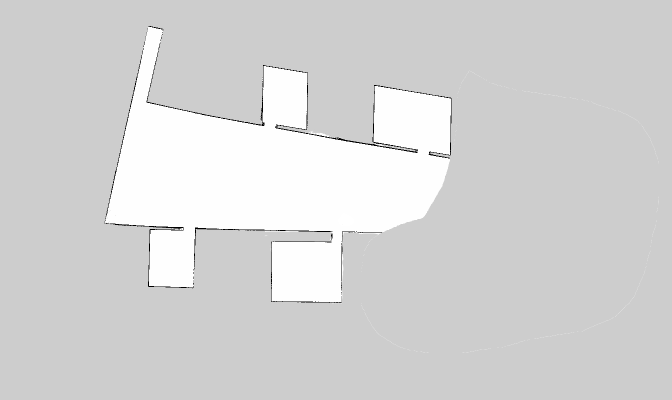
#> input picture map4.1.png, 1344 x 800 px (shown at 1/2 size)
$ python test.py   (older library calls are emulated)
#> lines starting #> are read from the running program, lines starting #| are printed output that depends on the picture; after the words box and inside, x2 and y2 are one past the last pixel; in counts of white or black regions, pixels touching at a corner belong together

import cv2
import numpy as np
from matplotlib import pyplot as plt

img = cv2.imread("map4.1.png")
#> img is the input picture: shape (800, 1344, 3); min 0, max 255, mean 212.6
# img_gray = np.array([
#     [-1,-1,1,-1,-1],
#     [-1,-1,-1,-1,-1],
#     [0,0,0,0,0],
#     [0,0,0,0,0],
#     [1,1,1,1,1],
#     [1,1,1,1,1],
# ])

img_gray = cv2.cvtColor(img, cv2.COLOR_RGB2GRAY)

# print(np.amax(img_gray))

r, c = np.shape(img_gray)
#> r = 800; c = 1344
for i in range(r):
    for j in range(c):
        if img_gray[i, j]  < 254:
             img_gray[i, j] = 0
        else:
            img_gray[i, j] = 1
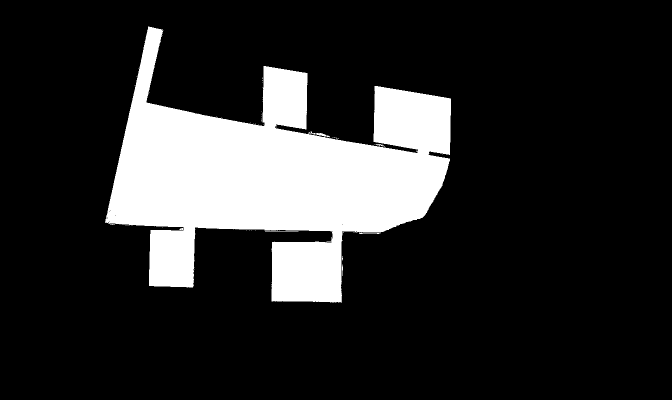
#> img_gray: shape (800, 1344) (shown at 1/2 size); values 0 (black) and 1 (white), 17.4% white; 75 white regions (68 under 20 px), largest, box (x1, y1, x2, y2) and area: (210, 53, 902, 606) 186913, (621, 262, 660, 275) 126, (718, 465, 762, 468) 95

# sobel 運算元
# cv2.Sobel(src,ddepth,dx,dy,dst=None,ksize,scale,delta)
# dx = 1  對x方向求梯度
# dy = 1  對y方向求梯度
img_sobel_x = cv2.Sobel(img_gray, cv2.CV_64F, 1, 0, ksize=3)
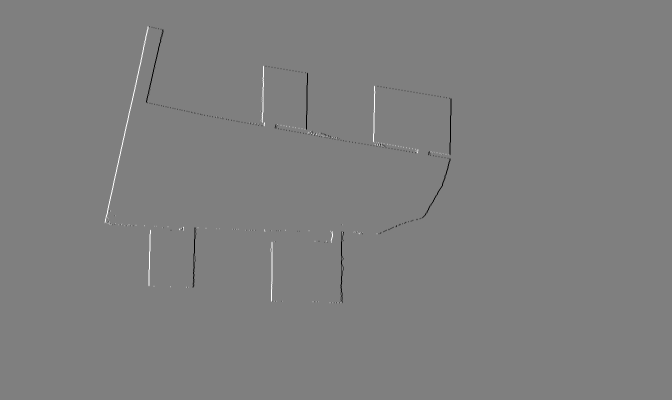
#> img_sobel_x: shape (800, 1344) float64 (shown at 1/2 size); min -4, max 4, mean 0; drawn with min black and max white
img_sobel_y = cv2.Sobel(img_gray, cv2.CV_64F, 0, 1, ksize=3)

mag, angle = cv2.cartToPolar(img_sobel_x, img_sobel_y, angleInDegrees=True)
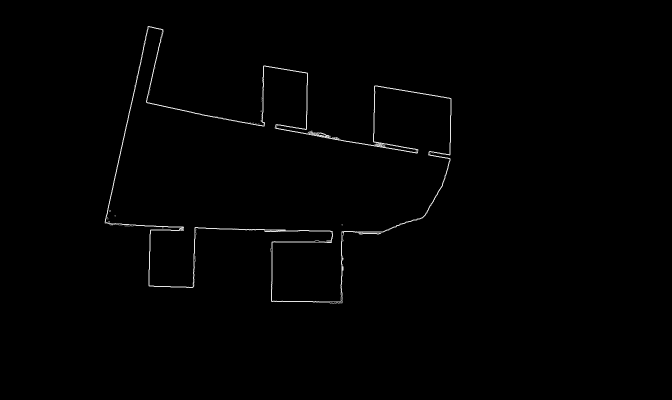
#> mag: shape (800, 1344) float64 (shown at 1/2 size); min 0, max 4.47, mean 0.0307; drawn with min black and max white


plt.imshow(img_gray,cmap='gray')

r, c = np.shape(angle)
angle_1d = np.reshape(angle, (1, r*c))

angle_list = []
for i in range(r*c):
    k = int(angle_1d[0,i]/22.5)
    angle_list.append(k)
#> after the loop, angle_list = 1075200 items

angle_list = np.array(angle_list)
plt.figure()
plt.hist(angle_list, bins='auto')
plt.show()
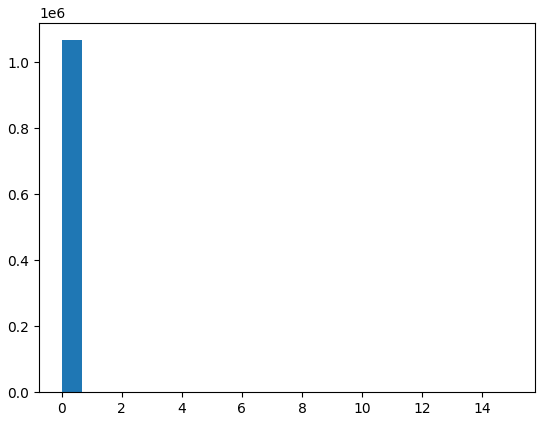
#> figure drawn by matplotlib, 1 panel; tallest bar 1067235 high, from x = -5.55e-17 to 0.682

$ run again, with map2.1.png copied over map4.1.png
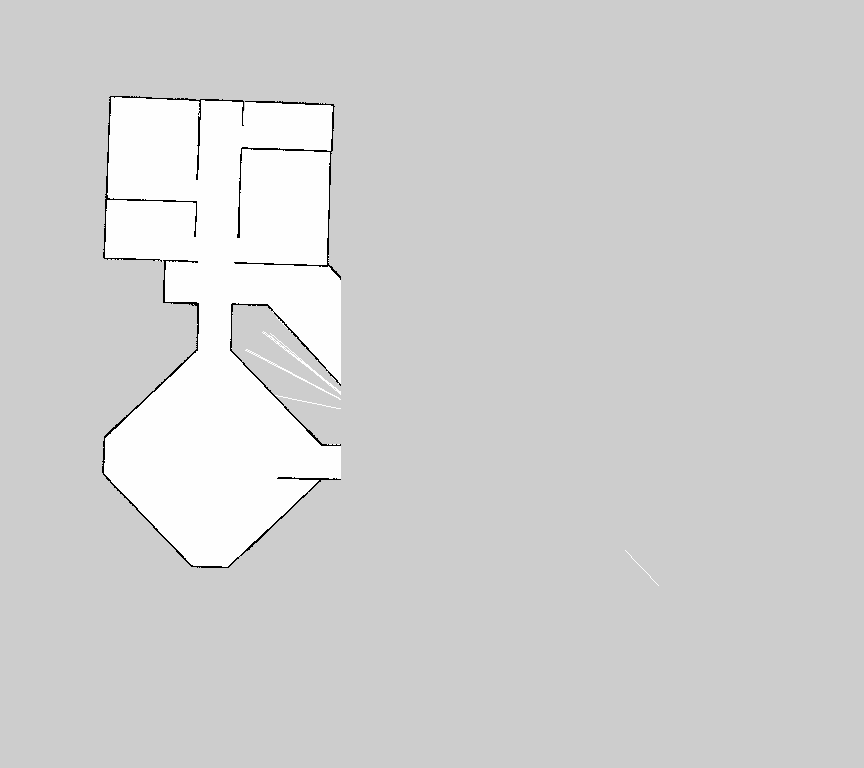
#> input picture map2.1.png, 864 x 768 px
#> img is the input picture: shape (768, 864, 3); min 0, max 254, mean 209.7
#> after the loop `for i in range(r):`:
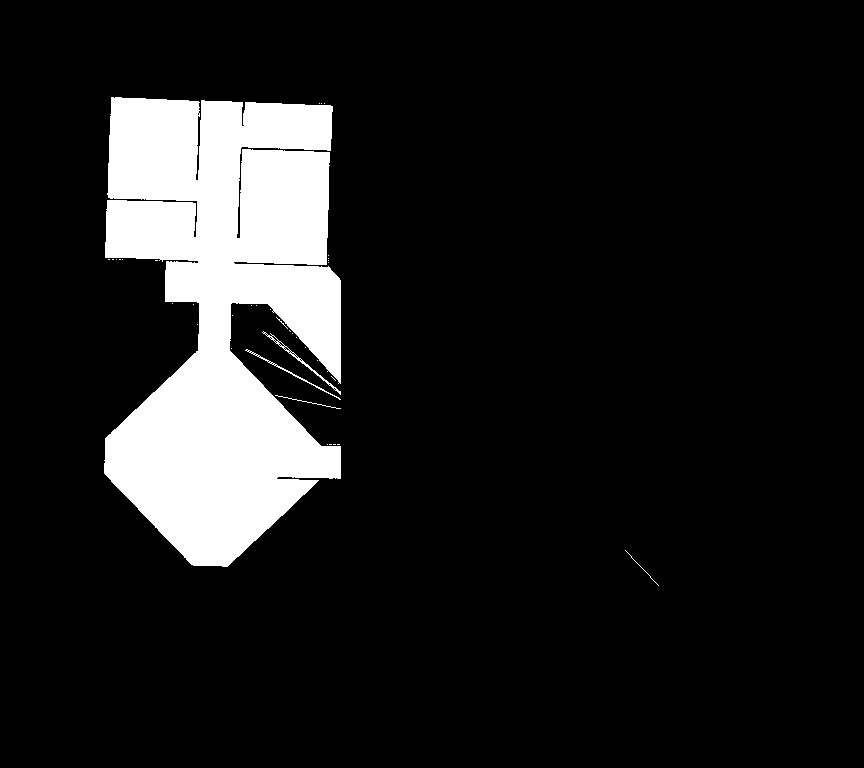
#> img_gray: shape (768, 864); values 0 (black) and 1 (white), 11.7% white; 37 white regions (32 under 20 px), largest, box (x1, y1, x2, y2) and area: (104, 97, 341, 567) 76883, (262, 331, 341, 395) 232, (245, 349, 341, 400) 179, (275, 395, 341, 409) 66, (625, 550, 659, 586) 36
#> after the loop `for i in range(r*c):`: angle_list = 663552 items
#> `plt.show()`:
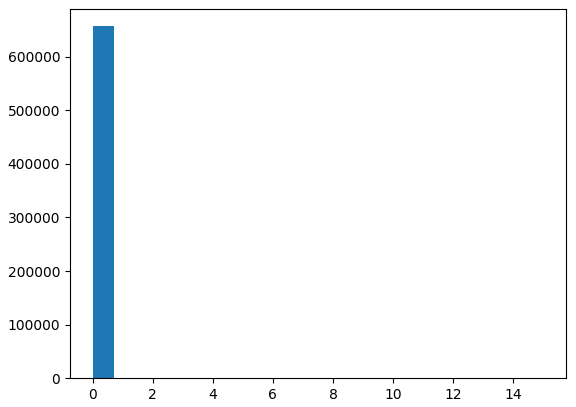
#> figure drawn by matplotlib, 1 panel; tallest bar 656895 high, from x = 5.55e-17 to 0.714

$ run again, with map2.2.png copied over map4.1.png
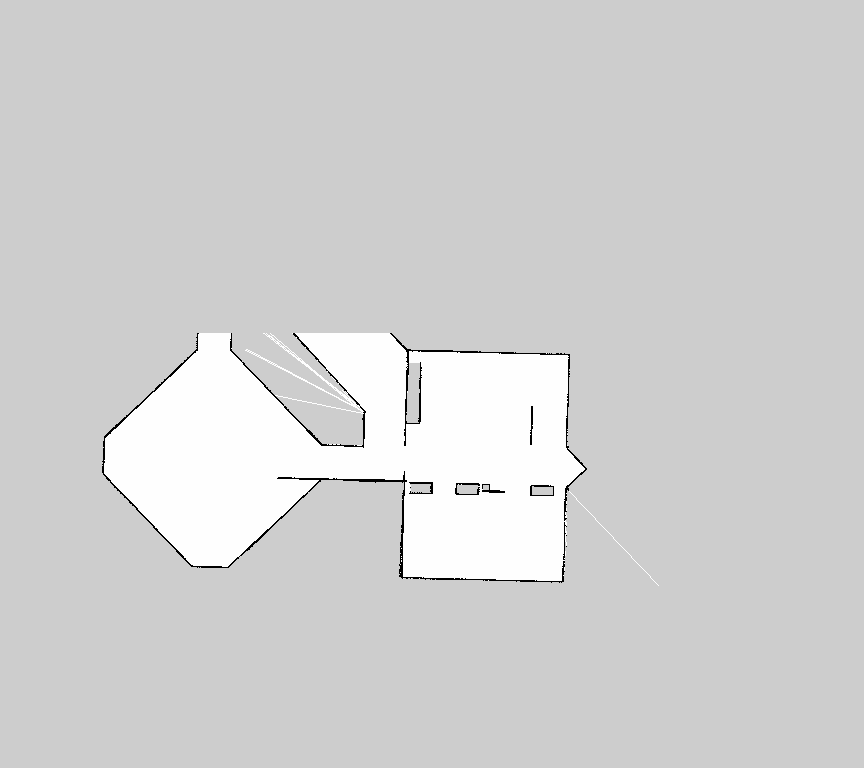
#> input picture map2.2.png, 864 x 768 px
#> img is the input picture: shape (768, 864, 3); min 0, max 254, mean 209.5
#> after the loop `for i in range(r):`:
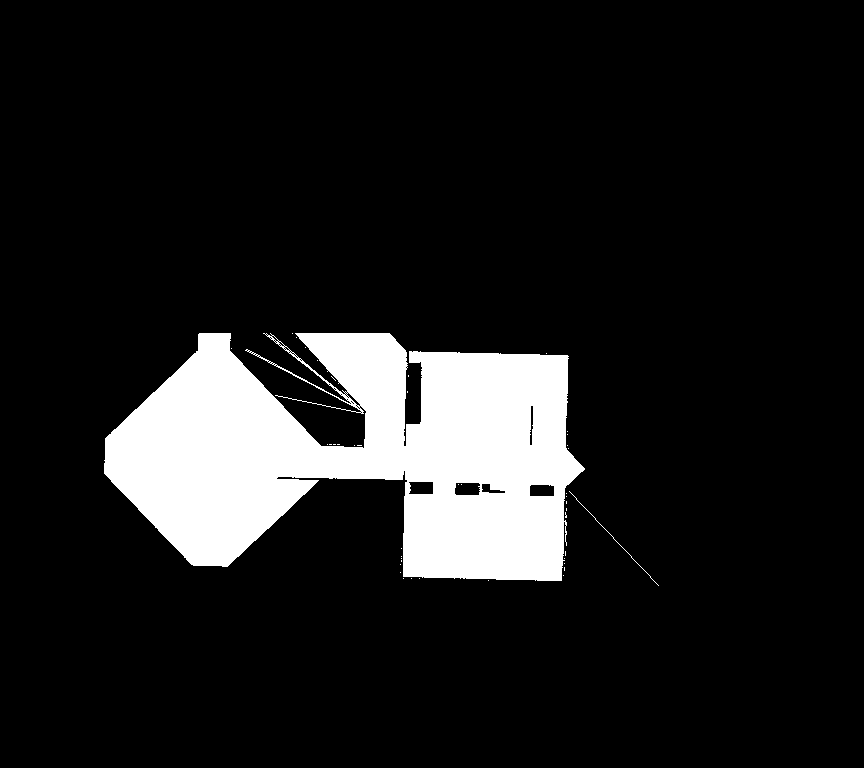
#> img_gray: shape (768, 864); values 0 (black) and 1 (white), 11.5% white; 43 white regions (41 under 20 px), largest, box (x1, y1, x2, y2) and area: (104, 333, 585, 581) 75933, (569, 491, 659, 586) 95
#> after the loop `for i in range(r*c):`: angle_list = 663552 items
#> `plt.show()`:
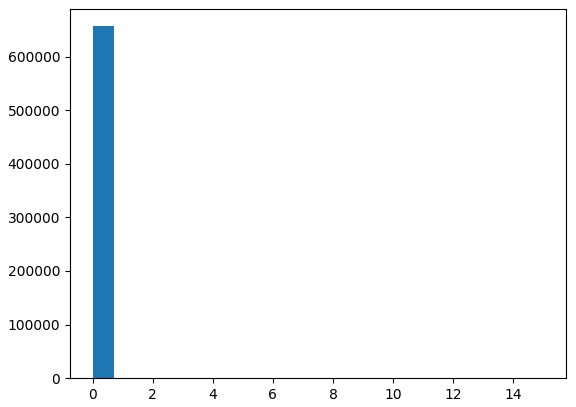
#> figure drawn by matplotlib, 1 panel; tallest bar 656654 high, from x = 5.55e-17 to 0.714

$ run again, with map4.2.png copied over map4.1.png
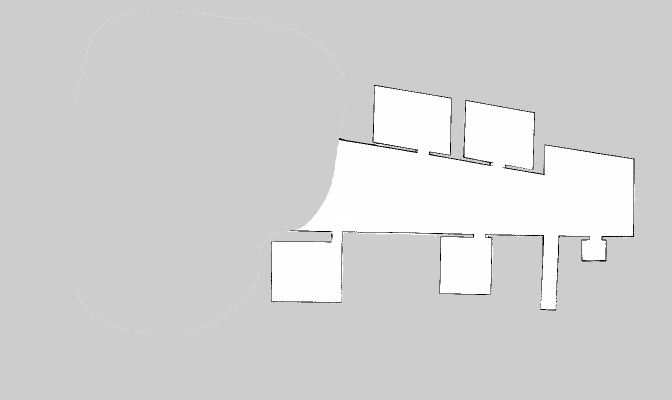
#> input picture map4.2.png, 1344 x 800 px (shown at 1/2 size)
#> img is the input picture: shape (800, 1344, 3); min 0, max 255, mean 211.5
#> after the loop `for i in range(r):`:
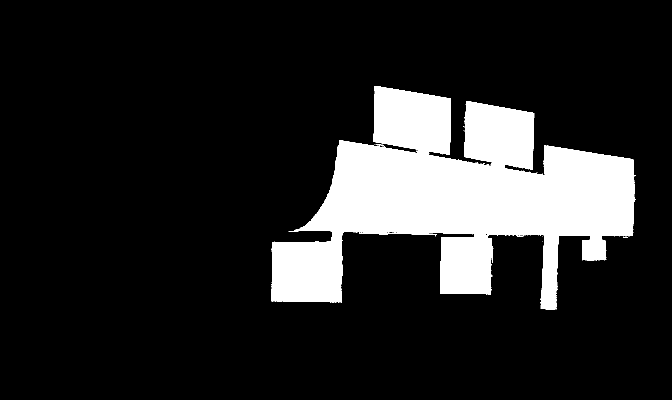
#> img_gray: shape (800, 1344) (shown at 1/2 size); values 0 (black) and 1 (white), 15.4% white; 87 white regions (80 under 20 px), largest, box (x1, y1, x2, y2) and area: (543, 172, 1267, 619) 165195, (684, 529, 686, 552) 31, (1268, 367, 1270, 389) 30
#> `mag, angle = cv2.cartToPolar(img_sobel_x, img_sobel_y, angleInDegrees=..`:
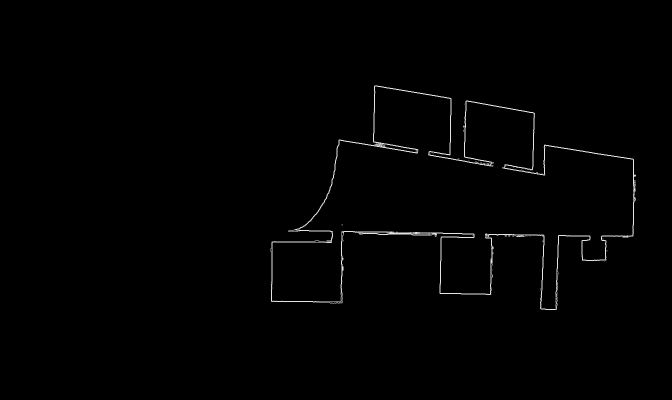
#> mag: shape (800, 1344) float64 (shown at 1/2 size); min 0, max 4.47, mean 0.0336; drawn with min black and max white
#> after the loop `for i in range(r*c):`: angle_list = 1075200 items
